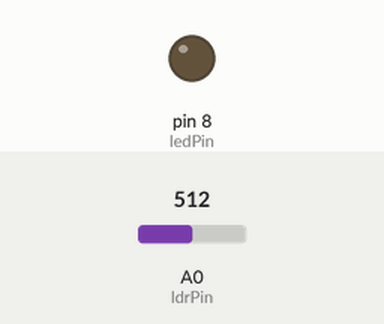
The sketch below on a simulated Arduino Uno, built with avr-gcc and run on an emulated ATmega328P. On the bench: output pins drawn as LEDs (lit = HIGH). The test bench sets the inputs (shaded band); at power-on: A0 (ldrPin) = 512.

Above: at 1.2 s.
1.3 s: A0 (ldrPin) set to 162
2.8 s: A0 (ldrPin) set to 142
At 3.3 s:
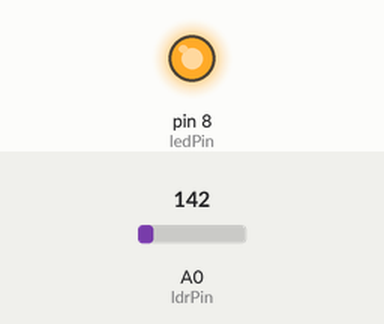
4.3 s: A0 (ldrPin) set to 160
At 5.5 s:
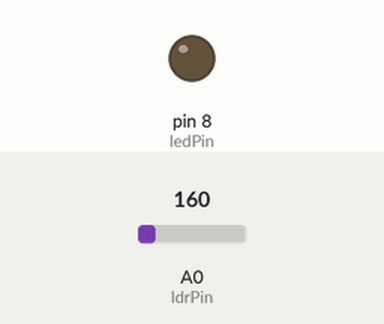
5.8 s: A0 (ldrPin) set to 140
At 6.8 s:
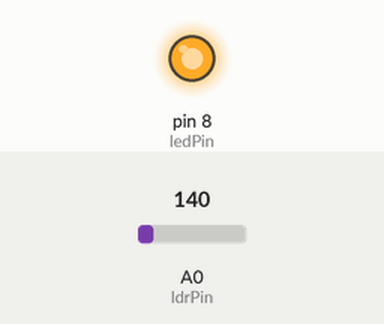
Timing chart, 0 to 8.3 s (numbered marks = the images above; inputs shaded):
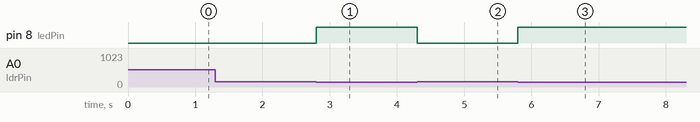

The sketch:

nightlight.ino
```cpp
const int ldrPin = A0;
const int ledPin = 8;

void setup() {
  pinMode(ledPin, OUTPUT);
  pinMode(ldrPin, INPUT);
}

void loop() {
  // Option 1
  int ldrVal = analogRead(ldrPin);

  if (ldrVal < 150) {
    digitalWrite(ledPin, HIGH);
  }

  else {
    digitalWrite(ledPin, LOW);
  }

  // Option 2
  /*
  float ldrVal = analogRead(ldrPin) * (5.0 / 1023.0);

  if (ldrVal < 1.0) {
    digitalWrite(ledPin, HIGH);
  }

  else {
    digitalWrite(ledPin, LOW);
  }
  */
}
```

Measured:
- the behaviour switches between 150 and 149 on A0 (ldrPin) (found by bisection; images 0 and 1)
- after the input at 1.3 s, every drawn part: stays the same
- after the input at 2.8 s, pin 8 (ledPin): LOW → HIGH at once
- after the input at 4.3 s, pin 8 (ledPin): HIGH → LOW at once
- after the input at 5.8 s, pin 8 (ledPin): LOW → HIGH at once
